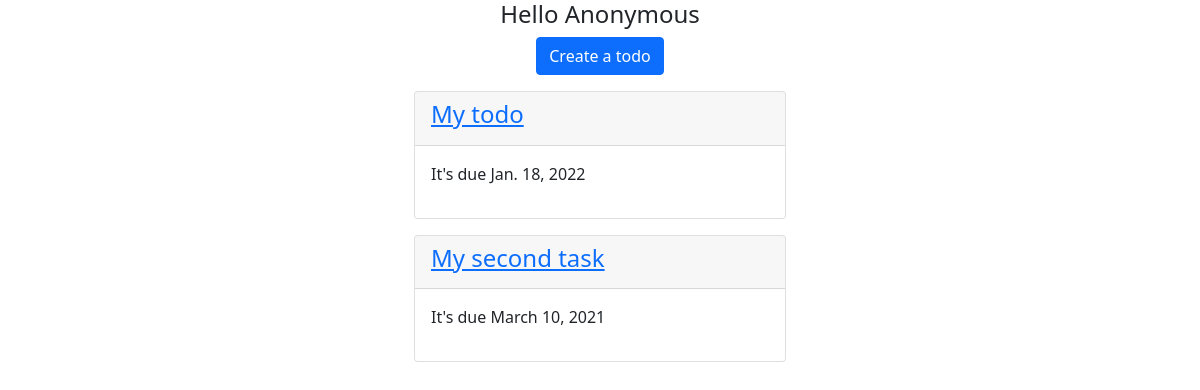
Before: / with the older database file.
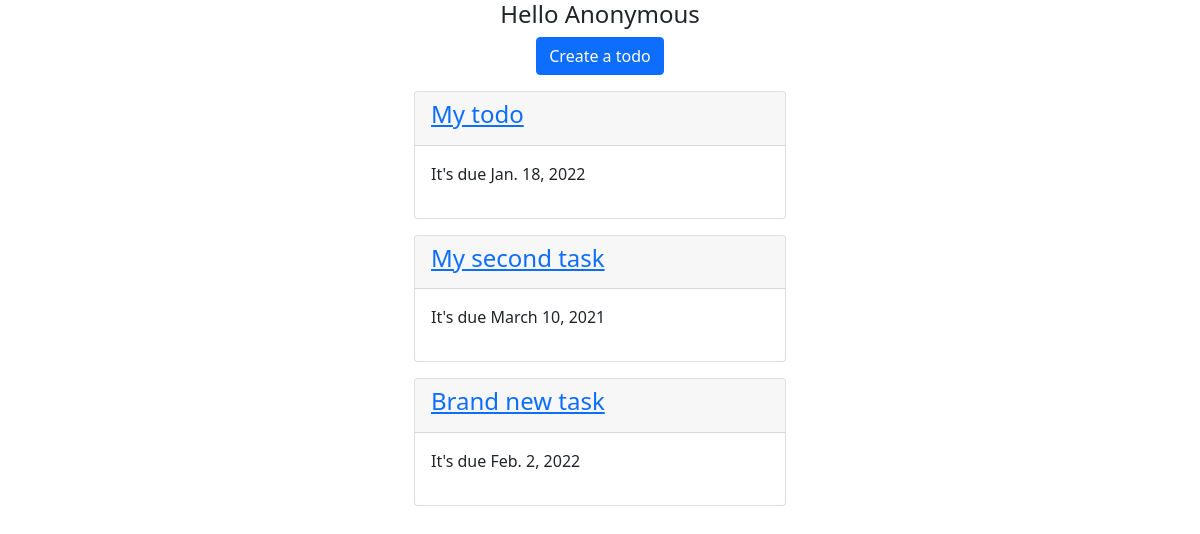
After: the same page with the newer database file.
### todo/models.py (models this page shows, shortened)
class Todo(models.Model):
    name=models.CharField(max_length=100)
    due_date=models.DateField()

### todo/views.py (the view)
# urls.py: path('',todo_list),
def todo_list(request):
    todos=Todo.objects.all()
    context={
        "todo_list":todos
    }
    return render(request,"todo-list2.html",context)

### templates/todo-list2.html
{% extends "base.html" %} {% block content %}
<div class="text-center">
  <h4>
    {% if is_user_logged_in %}
    <div>Hello {{username}}</div>
    {% else %}
    <div>Hello Anonymous</div>
    {% endif %}
  </h4>
  <a class="btn btn-primary" href="/create">Create a todo</a>
</div>
<div class="col-4 offset-4">
  {% for todo in todo_list %}
  <div class="card mt-3">
    <div class="card-header">
      <a href="/{{ todo.id }}"><h4>{{ todo.name}}</h4></a>
    </div>
    <div class="card-body">
      <p>It's due {{todo.due_date}}</p>
    </div>
  </div>
  {% endfor %}
</div>
{% endblock content %}

### templates/base.html (shortened to what this page needs)
<!DOCTYPE html>
<html lang="en">
  <head>
    <link
      href="https://cdn.jsdelivr.net/npm/bootstrap@5.1.3/dist/css/bootstrap.min.css"
      rel="stylesheet"
    />
  </head>
  <body>
    <div class="container">{% block content %} {% endblock content %}</div>
  </body>
</html>

Changed rows visible on the page:
added Todo: name "Brand new task", due_date "Feb. 2, 2022"
